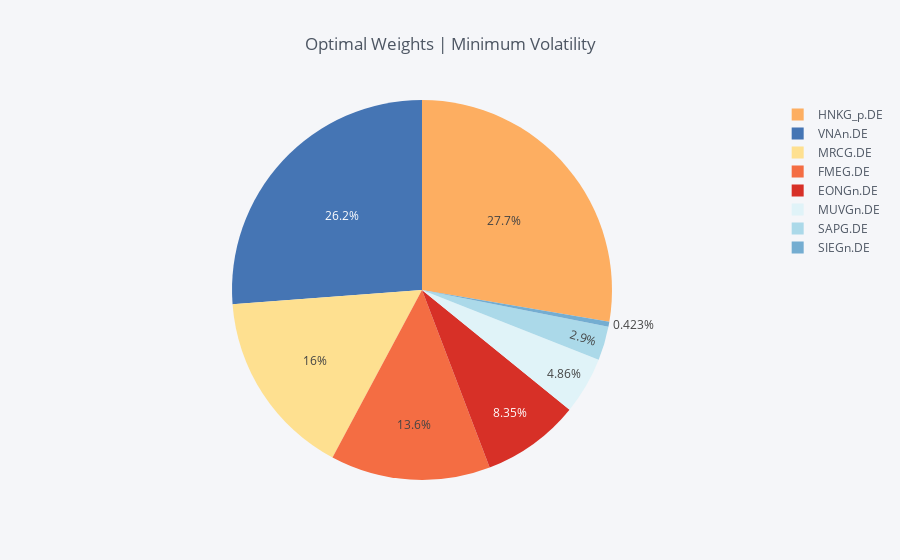

Write notebook code for a chart like this one.
### Code cell
mvp.plot_weights()

### Figure 1 — Plotly figure (JSON) as saved in the notebook; plotly's stock layout.template omitted (floating-point values rounded to 4 significant figures)
{"data": [{"labels": ["EONGn.DE", "FMEG.DE", "HNKG_p.DE", "MRCG.DE", "MUVGn.DE", "SAPG.DE", "SIEGn.DE", "VNAn.DE"], "marker": {"colors": ["rgba(215, 48, 39, 1.0)", "rgba(244, 109, 67, 1.0)", "rgba(253, 174, 97, 1.0)", "rgba(254, 224, 144, 1.0)", "rgba(224, 243, 248, 1.0)", "rgba(171, 217, 233, 1.0)", "rgba(116, 173, 209, 1.0)", "rgba(69, 117, 180, 1.0)"]}, "name": "", "type": "pie", "values": [0.08355, 0.136, 0.2767, 0.1599, 0.04857, 0.029, 0.004234, 0.262]}], "layout": {"legend": {"bgcolor": "#F5F6F9", "font": {"color": "#4D5663"}}, "paper_bgcolor": "#F5F6F9", "plot_bgcolor": "#F5F6F9", "title": "Optimal Weights | Minimum Volatility", "titlefont": {"color": "#4D5663"}}}
